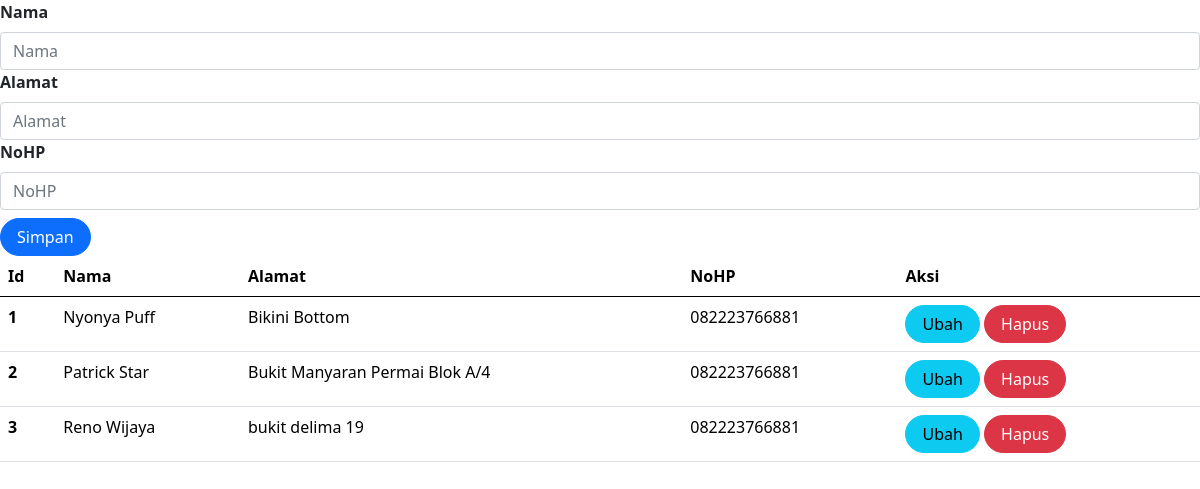
Screenshot of /dokter.php with the database file from the repository.
### tables this page shows
CREATE TABLE `dokter` (
  `id` int(10) NOT NULL,
  `nama` varchar(255) NOT NULL,
  `alamat` varchar(255) NOT NULL,
  `no_hp` varchar(50) NOT NULL
);

### dokter.php (the view, shortened to what this page needs)
<?php
include_once("conpoli.php");
?>
<!DOCTYPE html>
<html lang="en">
<head>
    <link rel="stylesheet" href="assets/css/bootstrap.css">
    <link href="https://cdn.jsdelivr.net/npm/bootstrap@5.0.2/dist/css/bootstrap.min.css" rel="stylesheet"
>
</head>
<body>
        <form method="POST" action="" name="myForm" onsubmit="return(validate());">
            <?php
            $nama = '';
            $alamat = '';
            $no_hp = '';
            ?>
            <div class="col">
                <label for="inputIsi" class="form-label fw-bold">
                    Nama
                </label>
                <input type="text" class="form-control" name="nama" id="inputIsi" placeholder="Nama" value="<?php echo $nama ?>">
            </div>
            <div class="col">
                <label for="inputTanggalAwal" class="form-label fw-bold">
                    Alamat
                </label>
                <input type="text" class="form-control" name="alamat" id="inputTanggalAwal" placeholder="Alamat" value="<?php echo $alamat ?>">
            </div>
            <div class="col mb-2">
                <label for="inputTanggalAkhir" class="form-label fw-bold">
                    NoHP
                </label>
                <input type="text" class="form-control" name="no_hp" id="inputTanggalAkhir" placeholder="NoHP" value="<?php echo $no_hp?>">
            </div>
            <div class="col">
                <button type="submit" class="btn btn-primary rounded-pill px-3" name="simpan">Simpan</button>
            </div>
        </form>
        <table class="table table-hover">
            <thead>
                <tr>
                    <th scope="col">Id</th>
                    <th scope="col">Nama</th>
                    <th scope="col">Alamat</th>
                    <th scope="col">NoHP</th>
                    <th scope="col">Aksi</th>
                </tr>
            </thead>
            <tbody>
                <?php
                $result = mysqli_query(
                    $mysqli,"SELECT * FROM dokter"
                    );
                $no = 1;
                while ($data = mysqli_fetch_array($result)) {
                ?>
                    <tr>
                        <th scope="row"><?php echo $no++ ?></th>
                        <td><?php echo $data['nama'] ?></td>
                        <td><?php echo $data['alamat'] ?></td>
                        <td><?php echo $data['no_hp'] ?></td>
                        <td>
                            <a class="btn btn-info rounded-pill px-3" href="index.php?page=dokter&id=<?php echo $data['id'] ?>">Ubah</a>
                            <a class="btn btn-danger rounded-pill px-3" href="index.php?page=dokter&id=<?php echo $data['id'] ?>&aksi=hapus">Hapus</a>
                        </td>
                    </tr>
                <?php
                }
                ?>
            </tbody>
            </table>
</body>
</html>

### rows the page displays
dokter: nama "Nyonya Puff", alamat "Bikini Bottom", no_hp "082223766881"
dokter: nama "Patrick Star", alamat "Bukit Manyaran Permai Blok A/4", no_hp "082223766881"
dokter: nama "Reno Wijaya", alamat "bukit delima 19", no_hp "082223766881"
